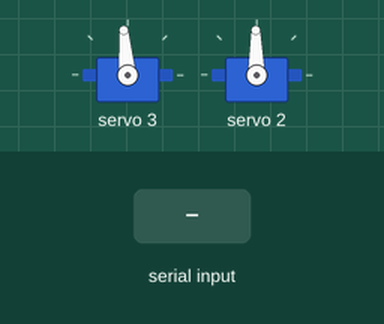
Simulated run of this sketch. Board: Arduino Uno, built with avr-gcc and run on an emulated ATmega328P. On the bench: 2 × servo. Inputs (shaded band) come from the test bench. What the sketch prints to the serial monitor is not drawn.

Above: at 1.7 s.
1.8 s: "w" received over Serial
At 3.8 s:
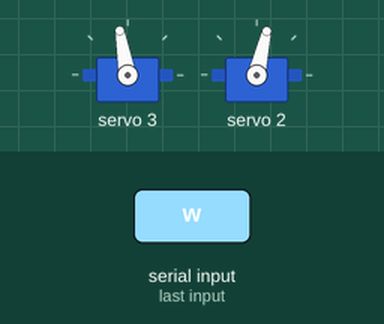
4.3 s: "r" received over Serial
At 5.7 s:
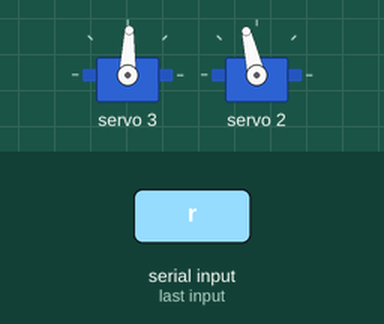
6.8 s: "f" received over Serial
At 8.8 s:
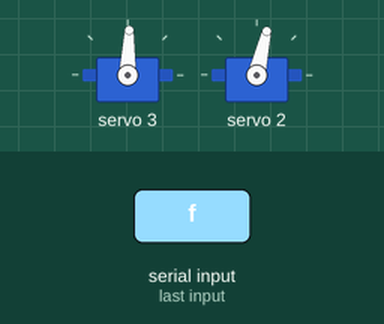
9.3 s: "s" received over Serial
At 10.8 s:
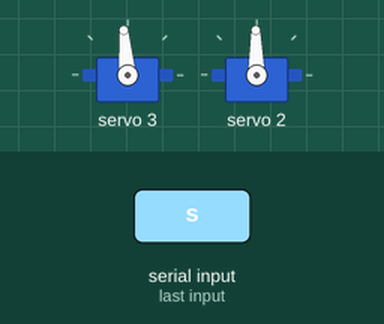
Timing chart, 0 to 12.3 s (numbered marks = the images above; inputs shaded):
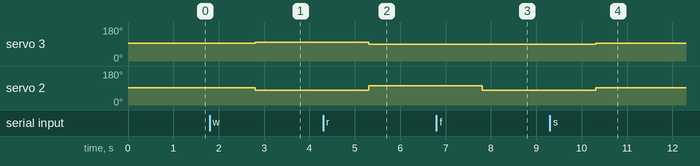

The sketch:

Spool_Test.ino
```cpp
#include <Wire.h>
#include <Adafruit_PWMServoDriver.h>

// called this way, it uses the default address 0x40
Adafruit_PWMServoDriver pwm = Adafruit_PWMServoDriver();


uint8_t state = 0;
uint16_t pulse = 330;

String serialData = "";

void setup() {
  Serial.begin(9600);
  Serial.println("PWM I2C Board Tester");

  pwm.begin();

  pwm.setPWMFreq(60);  // Analog servos run at ~60 Hz updates

  delay(500);

  pwm.setPWM(3, 0, 374);
  pwm.setPWM(2, 0, 364);

  Serial.println("READY");

}

void loop() {
	if(Serial.available() > 0){
		serialData = Serial.readString();

		if(serialData.equals("w")){
			pwm.setPWM(3, 0, 387);
			pwm.setPWM(2, 0, pulse);
		}
		else if(serialData.equals("s")){
			pwm.setPWM(3, 0, 374);
			pwm.setPWM(2, 0, 364);
		}
		else if(serialData.equals("r")){
			pwm.setPWM(3, 0, 358);
			if(state == 0){
				pulse = 396;
				pwm.setPWM(2, 0, pulse);
				state = 1;
			}
			else{
				pulse = 330;
				pwm.setPWM(2, 0, pulse);
				state = 0;
			}
		}
		else if(serialData.equals("f")){
			if(state == 0){
				pulse = 396;
				pwm.setPWM(2, 0, pulse);
				state = 1;
			}
			else{
				pulse = 330;
				pwm.setPWM(2, 0, pulse);
				state = 0;
			}
		}
	}
	delay(5);
}


// you can use this function if you'd like to set the pulse length in seconds
// e.g. setServoPulse(0, 0.001) is a ~1 millisecond pulse width. its not precise!
void setServoPulse(uint8_t n, double pulse) {
  double pulselength;

  pulselength = 1000000;   // 1,000,000 us per second
  pulselength /= 60;   // 60 Hz
  Serial.print(pulselength); Serial.println(" us per period");
  pulselength /= 4096;  // 12 bits of resolution
  Serial.print(pulselength); Serial.println(" us per bit");
  pulse *= 1000000;  // convert to us
  pulse /= pulselength;
  Serial.println(pulse);
  pwm.setPWM(n, 0, pulse);
}
```

Measured:
- after the input at 1.8 s, servo 3: 95° → 100° after 1.0 s; servo 2: 91° → 77° after 1.0 s
- after the input at 4.3 s, servo 3: 100° → 88° after 1.0 s; servo 2: 77° → 103° after 1.0 s
- after the input at 6.8 s, servo 2: 103° → 77° after 1.0 s
- after the input at 9.3 s, servo 3: 88° → 95° after 1.0 s; servo 2: 77° → 91° after 1.0 s
